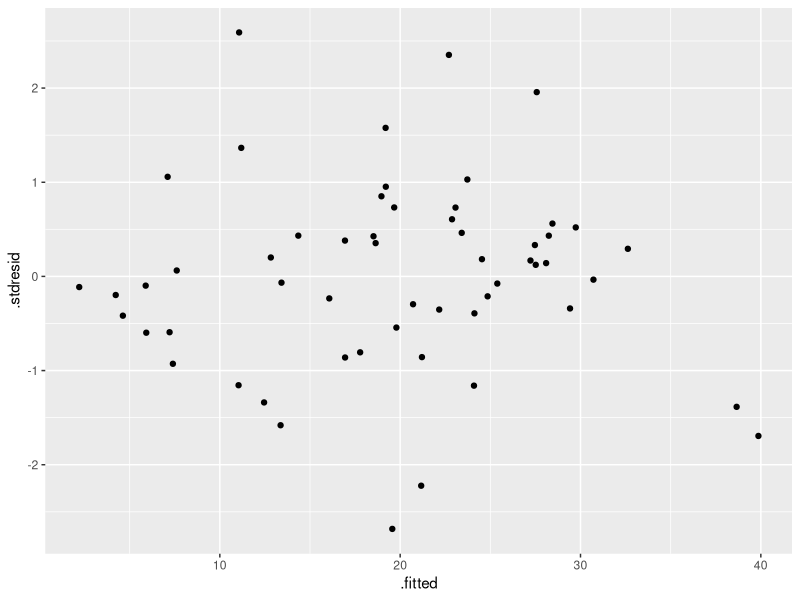
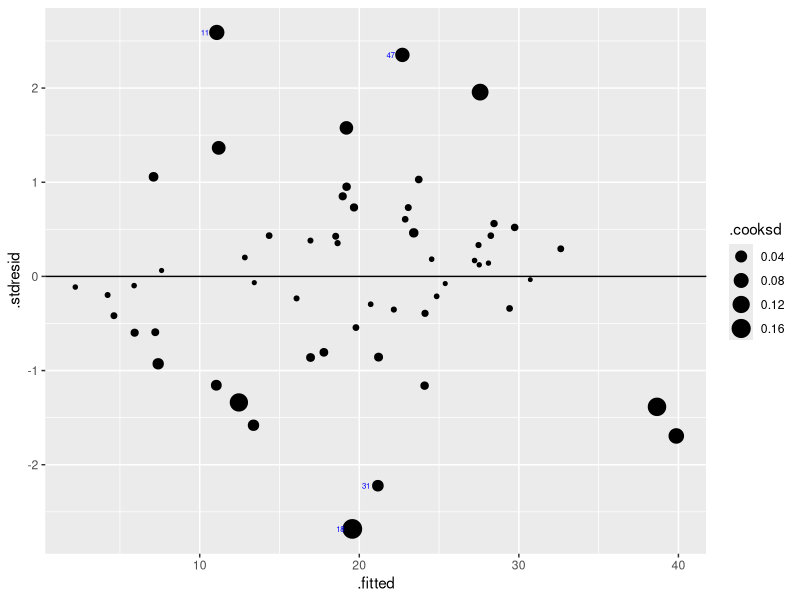
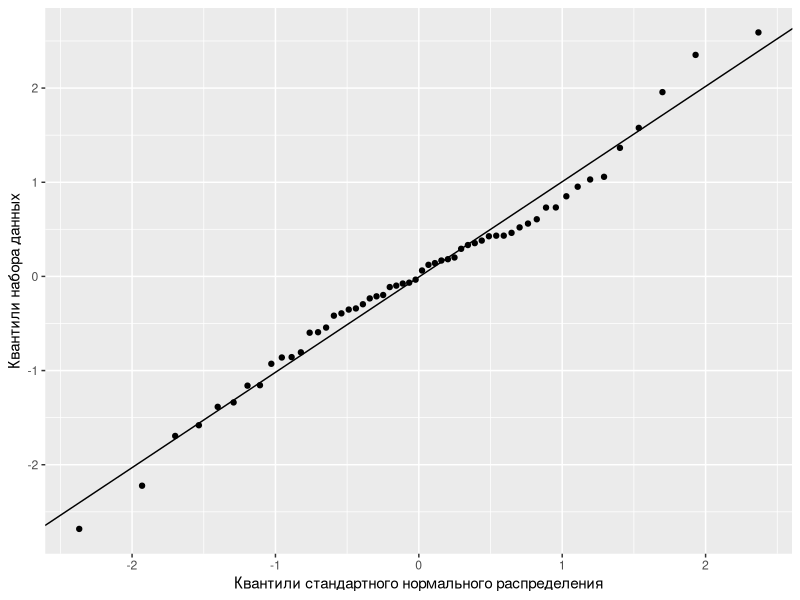

Here is the R script that generated these plots, in order:
## ---- chunk 1
options(width = 70, scipen = 6, digits = 3)
library(knitr)
opts_chunk$set(fig.show='hold', size='footnotesize', comment="#", warning=FALSE, message=FALSE, dev='cairo_pdf', fig.height=2.5, fig.width=7.7)
## ---- chunk 2
library(readxl)
bird <- read_excel(path = "data/loyn.xlsx", sheet = 1)
## ---- chunk 3
bird <- read.table("data/loyn.csv", header = TRUE, sep = "\t")
## ---- chunk 4
str(bird) # Структура данных
head(bird)     # Первые несколько строк файла
## ---- chunk 5
sapply(bird, function(x)sum(is.na(x)))
## ---- chunk 6
nrow(bird)
## ---- chunk 7
bird_lm <- lm(abund ~ l10area + l10dist + l10ldist + yr.isol, data = bird)
summary(bird_lm)
## ---- chunk 8
coef(bird_lm)
bird_lm$call
## ---- chunk 9
lm_equation <- function(fit, strict = TRUE){
#   extracting call formula 
  frml <- as.character(fit$call)[2]
#   extract signs
    sign <- ifelse(grepl("-", coef(fit)[-1]), " - ", " + ")
  # extract coefficients
  coeffs <- format(abs(coef(fit)), digits = 2, trim = TRUE)
  if(strict == TRUE){
    i <- 1:(length(coeffs) - 1)
    vars <- c("Y", paste0(" X", i))
    
  } else {
# extract vector of variable names
  vars <- unlist(strsplit(frml, "[~+]"))
# combine everything
  }
  start <- ifelse(coef(fit)[1] > 0, paste(vars[1], coeffs[1], sep = " = "), paste(vars[1], coeffs[1], sep = " = - "))
  end <- paste(sign, coeffs[-1], vars[-1], sep = "", collapse = "")
  return(cat(start, end, sep = ""))
}
## ---- chunk 10
coef(bird_lm)
## ---- chunk 11
lm_equation(bird_lm, strict=FALSE)
## ---- chunk 12
lm_equation(bird_lm)
## ---- chunk 13
coef(bird_lm)
## ---- chunk 14
scaled_bird_lm <- lm(abund ~ scale(l10area) + scale(l10dist) + 
                       scale(l10ldist) + scale(yr.isol), data = bird)
coef(scaled_bird_lm)
## ---- chunk 15
summary(scaled_bird_lm)
## ---- chunk 16
summary(bird_lm)$adj.r.squared
## ---- chunk 17
library(car)
vif(bird_lm) # variance inflation factors
sqrt(vif(bird_lm)) > 2 # есть ли проблемы?
1/vif(bird_lm) # tolerance
## ---- chunk 18
library(ggplot2) # там есть функция fortify()
bird_diag <- fortify(bird_lm)

head(bird_diag, 2)
## ---- chunk 19
ggplot(data = bird_diag, aes(x = .fitted, y = .stdresid)) + geom_point()
## ---- chunk 20
# Создаем логический вектор, где TRUE, 
# если стандартизованный остаток больше 2
f_outlier <- abs(bird_diag$.stdresid) > 2
# Создаем будущие ярлыки
labs <- ifelse(test = f_outlier,
               yes = row(bird_diag), # Если test == TRUE
               no = "") # Если test == FALSE

gg_resid <- ggplot(data = bird_diag, 
                   aes(x = .fitted, y = .stdresid)) + 
  geom_point(aes(size = .cooksd)) + # расстояние Кука
  geom_hline(yintercept = 0) +   # горизонтальная линия y = 0
  geom_text(aes(label = labs), hjust = 2, colour = "blue", 
            size = 2) # номера наблюдений с остатками больше 2SD
## ---- chunk 21
gg_resid
## ---- chunk 22
mean_val <- mean(bird_diag$.stdresid)  
sd_val <- sd(bird_diag$.stdresid)
ggplot(bird_diag, aes(sample = .stdresid)) + geom_point(stat = "qq") +
geom_abline(intercept = mean_val, slope = sd_val) + # точки должны быть здесь
  labs(x = "Квантили стандартного нормального распределения", y = "Квантили набора данных")
## ---- chunk 23

